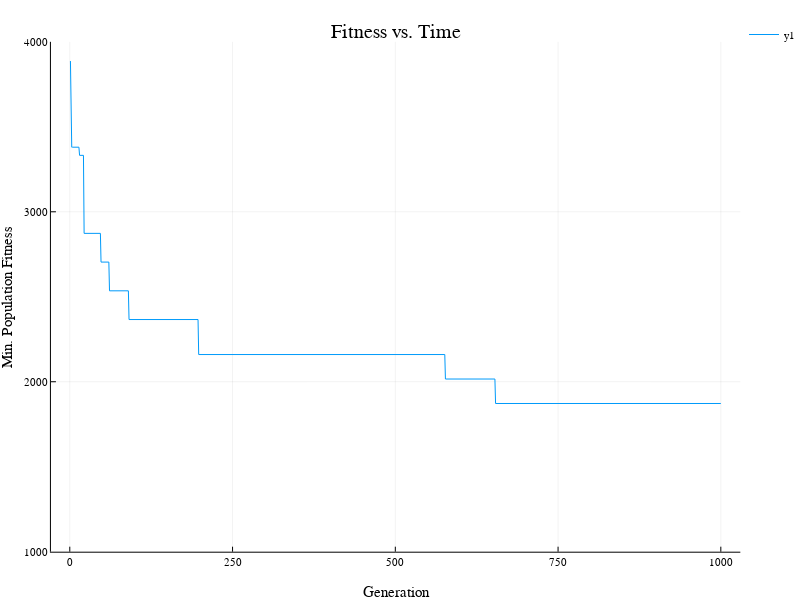

Here is the notebook cell this chart was saved with:
### Code cell
fitness = plot(best_scores; title="Fitness vs. Time", xlabel="Generation", ylabel="Min. Population Fitness", ylims=(1000,4000))

### Figure 1 — Plotly figure (JSON) as saved in the notebook; plotly's stock layout.template omitted (floating-point values rounded to 4 significant figures; data arrays with more than 128 entries replaced by an {"elided": "..."} marker saying what was removed)
{"data": [{"colorbar": {"title": ""}, "hoverinfo": "text", "legendgroup": "y1", "line": {"color": "rgba(0, 154, 250, 1.000)", "dash": "solid", "shape": "linear", "width": 1}, "mode": "lines", "name": "y1", "showlegend": true, "text": {"elided": "1000 null values"}, "type": "scatter", "x": {"elided": "1000 int values"}, "xaxis": "x1", "y": {"elided": "1000 int values"}, "yaxis": "y1", "zmax": 0.1, "zmin": -0.1}], "layout": {"annotations": [{"font": {"color": "rgba(0, 0, 0, 1.000)", "family": "sans-serif", "size": 20}, "rotation": 0, "showarrow": false, "text": "Fitness vs. Time", "x": 0.5318, "xanchor": "center", "xref": "paper", "y": 1, "yanchor": "top", "yref": "paper"}], "height": 600, "legend": {"bgcolor": "rgba(255, 255, 255, 1.000)", "bordercolor": "rgba(0, 0, 0, 1.000)", "font": {"color": "rgba(0, 0, 0, 1.000)", "family": "sans-serif", "size": 11}, "tracegroupgap": 0, "x": 1, "y": 1}, "margin": {"b": 20, "l": 0, "r": 0, "t": 20}, "paper_bgcolor": "rgba(255, 255, 255, 1.000)", "plot_bgcolor": "rgba(255, 255, 255, 1.000)", "showlegend": true, "width": 800, "xaxis": {"anchor": "y1", "domain": [0.06846, 0.9951], "gridcolor": "rgba(0, 0, 0, 0.100)", "gridwidth": 0.5, "linecolor": "rgba(0, 0, 0, 1.000)", "mirror": false, "range": [-28.97, 1030.0], "showgrid": true, "showline": true, "showticklabels": true, "tickangle": 0, "tickcolor": "rgb(0, 0, 0)", "tickfont": {"color": "rgba(0, 0, 0, 1.000)", "family": "sans-serif", "size": 11}, "tickmode": "array", "ticks": "inside", "ticktext": ["0", "250", "500", "750", "1000"], "tickvals": [0, 250, 500, 750, 1000], "title": "Generation", "titlefont": {"color": "rgba(0, 0, 0, 1.000)", "family": "sans-serif", "size": 15}, "type": "-", "visible": true, "zeroline": false, "zerolinecolor": "rgba(0, 0, 0, 1.000)"}, "yaxis": {"anchor": "x1", "domain": [0.05054, 0.961], "gridcolor": "rgba(0, 0, 0, 0.100)", "gridwidth": 0.5, "linecolor": "rgba(0, 0, 0, 1.000)", "mirror": false, "range": [1000, 4000], "showgrid": true, "showline": true, "showticklabels": true, "tickangle": 0, "tickcolor": "rgb(0, 0, 0)", "tickfont": {"color": "rgba(0, 0, 0, 1.000)", "family": "sans-serif", "size": 11}, "tickmode": "array", "ticks": "inside", "ticktext": ["1000", "2000", "3000", "4000"], "tickvals": [1000, 2000, 3000, 4000], "title": "Min. Population Fitness", "titlefont": {"color": "rgba(0, 0, 0, 1.000)", "family": "sans-serif", "size": 15}, "type": "-", "visible": true, "zeroline": false, "zerolinecolor": "rgba(0, 0, 0, 1.000)"}}}
